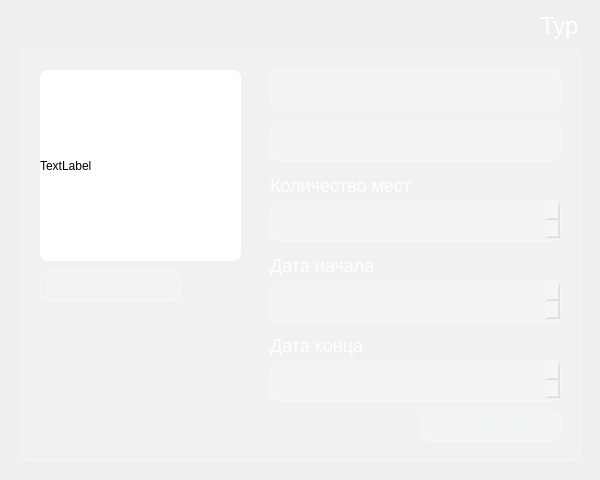
<?xml version="1.0" encoding="UTF-8"?>
<ui version="4.0">
 <class>Dialog</class>
 <widget class="QDialog" name="Dialog">
  <property name="geometry">
   <rect>
    <x>0</x>
    <y>0</y>
    <width>600</width>
    <height>480</height>
   </rect>
  </property>
  <property name="windowTitle">
   <string>Dialog</string>
  </property>
  <property name="styleSheet">
   <string notr="true">background-color: qlineargradient(spread:pad, x1:1, y1:1, x2:0, y2:0,
    stop:0 rgba(20, 65, 30, 255),
    stop:0.427447 rgba(35, 95, 55, 235),
    stop:1 rgba(110, 160, 90, 255));</string>
  </property>
  <widget class="QFrame" name="frame">
   <property name="geometry">
    <rect>
     <x>20</x>
     <y>50</y>
     <width>561</width>
     <height>411</height>
    </rect>
   </property>
   <property name="styleSheet">
    <string notr="true">background-color: rgba(255, 255, 255, 0.15);
color: rgb(235, 245, 235);
border: 1px solid rgba(255, 255, 255, 0.35);
border-radius: 8px</string>
   </property>
   <property name="frameShape">
    <enum>QFrame::Shape::StyledPanel</enum>
   </property>
   <property name="frameShadow">
    <enum>QFrame::Shadow::Raised</enum>
   </property>
   <widget class="QLabel" name="label_Guide_2">
    <property name="geometry">
     <rect>
      <x>250</x>
      <y>120</y>
      <width>141</width>
      <height>31</height>
     </rect>
    </property>
    <property name="styleSheet">
     <string notr="true">background-color: none;
font-size: 18px;
border: none;
color: white;</string>
    </property>
    <property name="text">
     <string>Количество мест</string>
    </property>
   </widget>
   <widget class="QLabel" name="label_Guide_3">
    <property name="geometry">
     <rect>
      <x>250</x>
      <y>200</y>
      <width>141</width>
      <height>31</height>
     </rect>
    </property>
    <property name="styleSheet">
     <string notr="true">background-color: none;
font-size: 18px;
border: none;
color: white;</string>
    </property>
    <property name="text">
     <string>Дата начала</string>
    </property>
   </widget>
   <widget class="QLabel" name="label_Guide_4">
    <property name="geometry">
     <rect>
      <x>250</x>
      <y>280</y>
      <width>141</width>
      <height>31</height>
     </rect>
    </property>
    <property name="styleSheet">
     <string notr="true">background-color: none;
font-size: 18px;
border: none;
color: white;</string>
    </property>
    <property name="text">
     <string>Дата конца</string>
    </property>
   </widget>
   <widget class="QSpinBox" name="spinBox_2">
    <property name="geometry">
     <rect>
      <x>250</x>
      <y>150</y>
      <width>291</width>
      <height>41</height>
     </rect>
    </property>
    <property name="styleSheet">
     <string notr="true">background-color: rgba(255, 255, 255, 0.15);
color: rgb(235, 245, 235);
border: 1px solid rgba(255, 255, 255, 0.35);
border-radius: 8px</string>
    </property>
   </widget>
   <widget class="QDateEdit" name="dateEdit">
    <property name="geometry">
     <rect>
      <x>250</x>
      <y>231</y>
      <width>291</width>
      <height>41</height>
     </rect>
    </property>
   </widget>
   <widget class="QDateEdit" name="dateEdit_2">
    <property name="geometry">
     <rect>
      <x>250</x>
      <y>310</y>
      <width>291</width>
      <height>41</height>
     </rect>
    </property>
   </widget>
   <widget class="QPushButton" name="pushButton_Login_2">
    <property name="geometry">
     <rect>
      <x>400</x>
      <y>360</y>
      <width>141</width>
      <height>31</height>
     </rect>
    </property>
    <property name="styleSheet">
     <string notr="true">background-color: rgba(255, 255, 255, 0.15);
color: rgb(235, 245, 235);
border: 1px solid rgba(255, 255, 255, 0.35);
border-radius: 8px;
font-size: 16px;</string>
    </property>
    <property name="text">
     <string>Сохранить</string>
    </property>
   </widget>
   <widget class="QPushButton" name="pushButton_Login_3">
    <property name="geometry">
     <rect>
      <x>20</x>
      <y>220</y>
      <width>141</width>
      <height>31</height>
     </rect>
    </property>
    <property name="styleSheet">
     <string notr="true">background-color: rgba(255, 255, 255, 0.15);
color: rgb(235, 245, 235);
border: 1px solid rgba(255, 255, 255, 0.35);
border-radius: 8px;
font-size: 16px;</string>
    </property>
    <property name="text">
     <string>Сменить фото</string>
    </property>
   </widget>
  </widget>
  <widget class="QLabel" name="label_2">
   <property name="geometry">
    <rect>
     <x>270</x>
     <y>70</y>
     <width>291</width>
     <height>41</height>
    </rect>
   </property>
   <property name="styleSheet">
    <string notr="true">background-color: rgba(255, 255, 255, 0.15);
color: rgb(235, 245, 235);
border: 1px solid rgba(255, 255, 255, 0.35);
border-radius: 8px</string>
   </property>
   <property name="text">
    <string>Сплав по реке Печора</string>
   </property>
  </widget>
  <widget class="QLabel" name="label">
   <property name="geometry">
    <rect>
     <x>40</x>
     <y>70</y>
     <width>201</width>
     <height>191</height>
    </rect>
   </property>
   <property name="styleSheet">
    <string notr="true">background-color: white;
border-radius: 8px;</string>
   </property>
   <property name="text">
    <string>TextLabel</string>
   </property>
  </widget>
  <widget class="QLabel" name="label_3">
   <property name="geometry">
    <rect>
     <x>270</x>
     <y>120</y>
     <width>291</width>
     <height>41</height>
    </rect>
   </property>
   <property name="styleSheet">
    <string notr="true">background-color: rgba(255, 255, 255, 0.15);
color: rgb(235, 245, 235);
border: 1px solid rgba(255, 255, 255, 0.35);
border-radius: 8px</string>
   </property>
   <property name="text">
    <string>Активен</string>
   </property>
  </widget>
  <widget class="QLabel" name="label_Guide">
   <property name="geometry">
    <rect>
     <x>540</x>
     <y>10</y>
     <width>41</width>
     <height>31</height>
    </rect>
   </property>
   <property name="styleSheet">
    <string notr="true">background-color: none;
font-size: 24px;
border: none;
color: white;</string>
   </property>
   <property name="text">
    <string>Тур</string>
   </property>
  </widget>
 </widget>
 <resources/>
 <connections/>
</ui>
